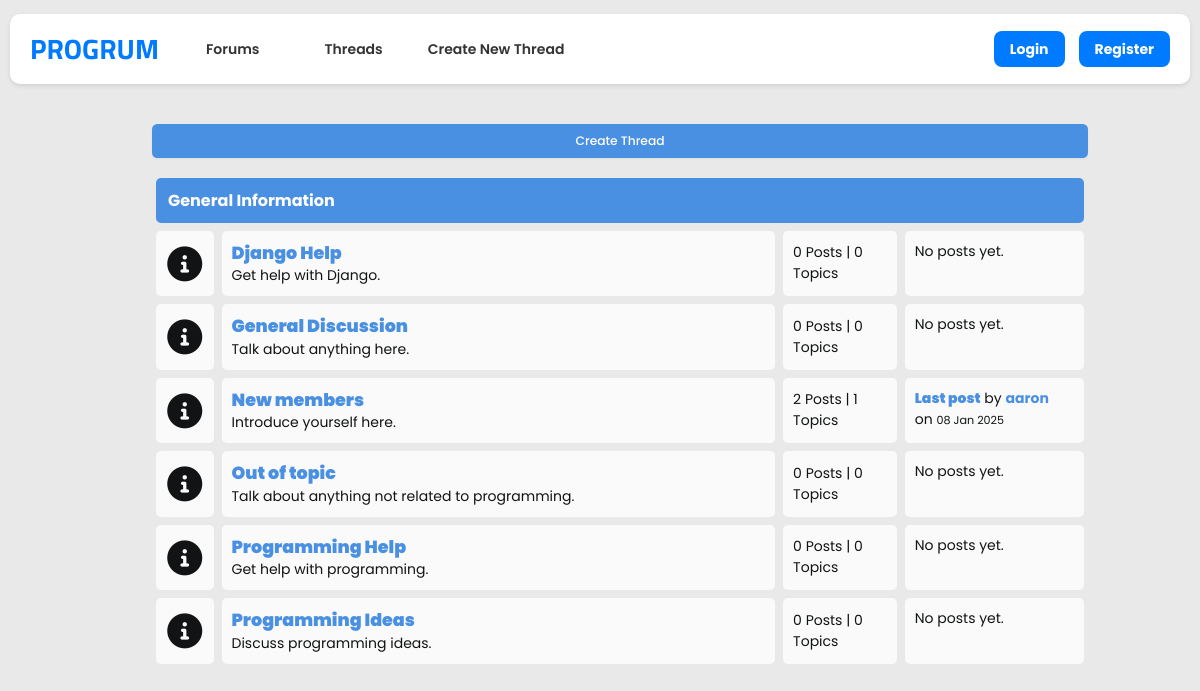
The app's page /, older data.
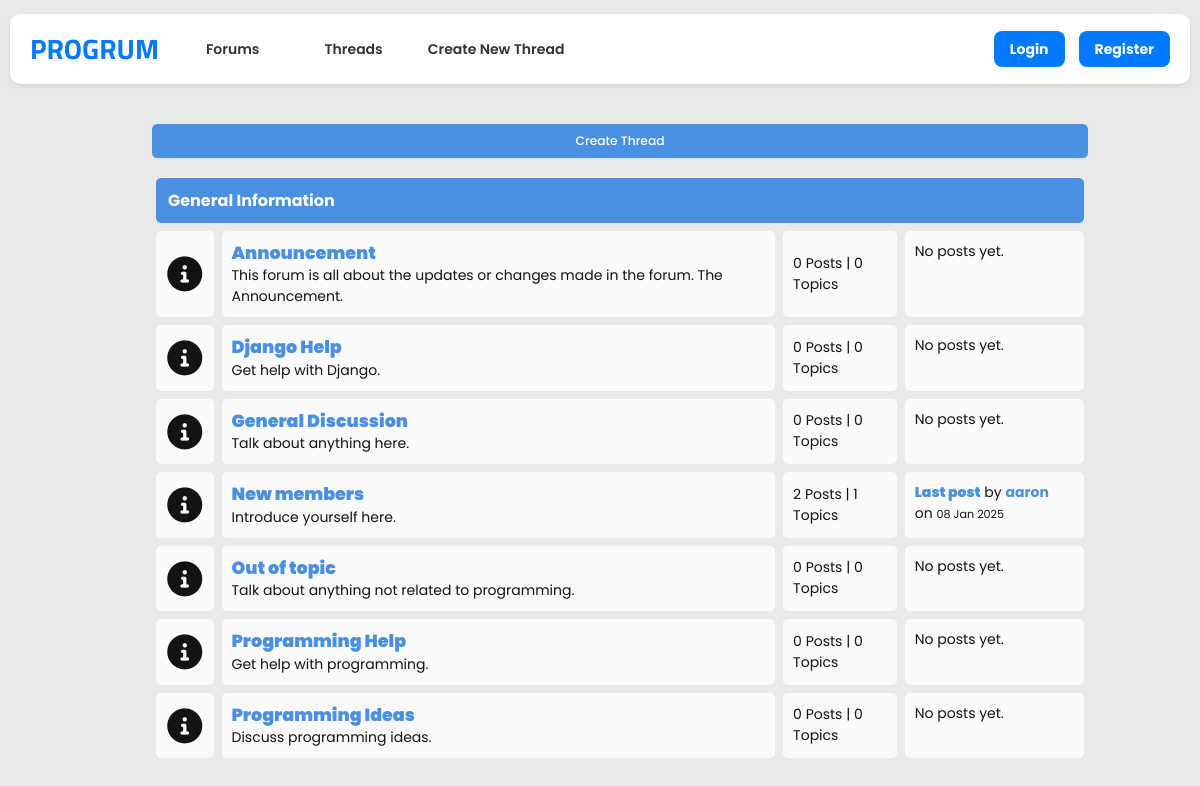
The same page, newer data.
### forum/models.py (models this page shows, shortened)
class Forum(models.Model):
    name = models.CharField(max_length=100)
    description = models.TextField()
    slug = models.SlugField(unique=True)

### post/models.py (models this page shows, shortened)
class Post(models.Model):
    thread = models.ForeignKey(Thread, related_name='posts', on_delete=models.CASCADE)
    author = models.ForeignKey(User, on_delete=models.CASCADE)
    body = models.TextField()
    slug = models.SlugField()
    created_at = models.DateTimeField(auto_now_add=True)
    updated_at = models.DateTimeField(auto_now=True)

### forum/views.py (the view)
# urls.py: path("", views.index, name="index"),
def index(request):
    forums = Forum.objects.all().annotate(
        thread_count=Count('threads', distinct=True),
        post_count=Count('threads__posts', distinct=True),
        latest_post_time=Max('threads__posts__created_at')
    )
    latest_posts = {}
    for forum in forums:
        latest_post = Post.objects.filter(
            thread__forum=forum
        ).order_by('-created_at').first()
        latest_posts[forum.id] = latest_post
    return render(request, 'index.html', {'forums': forums, 'latest_posts': latest_posts})

### thread/templatetags/dict_extras.py (called while the page is built)
@register.filter
def dict_get(d, key):
    return d.get(key, None)

### forum/templates/index.html (shortened to what this page needs)
{% extends '_base.html' %}
{% block content %}
  {% load dict_extras %}
  <div class="container">
    <a href="{% url 'create_thread_no_forum' %}" class="btn">Create Thread</a>
    <div class="subforum">
      <div class="subforum-title">
        <h1>General Information</h1>
      </div>
      {% for forum in forums %}
        <div class="subforum-row">
          <div class="subforum-icon subforum-column center">
            <i class="fa-solid fa-info-circle"></i>
          </div>
          <div class="subforum-description subforum-column">
            <h4><a href="{% url 'forum_detail' forum.slug %}">{{ forum.name }}</a></h4>
            <p>{{ forum.description }}</p>
          </div>
          <div class="subforum-stats subforum-column center">
            <span>{{ forum.post_count }} Posts | {{ forum.thread_count }} Topics</span>
          </div>
          <div class="subforum-info subforum-column">
            {% with latest_post=latest_posts|dict_get:forum.id %}
              {% if latest_post %}
                <b><a href="{% url 'thread_page' latest_post.thread.slug %}">Last post</a></b> by <a href="#">{{ latest_post.author }}</a> <br />on
                <small>{{ latest_post.created_at|date:'d M Y' }}</small>
              {% else %}
                <p>No posts yet.</p>
              {% endif %}
            {% endwith %}
          </div>
        </div>
      {% endfor %}
    </div>
  </div>
{% endblock %}

Row changes from the older to the newer data that the page shows:
added Forum: name "Announcement", description "This forum is all about the updates or changes made in the forum. The Announcement.", post_count "0", thread_count "0", shows "No posts yet."
